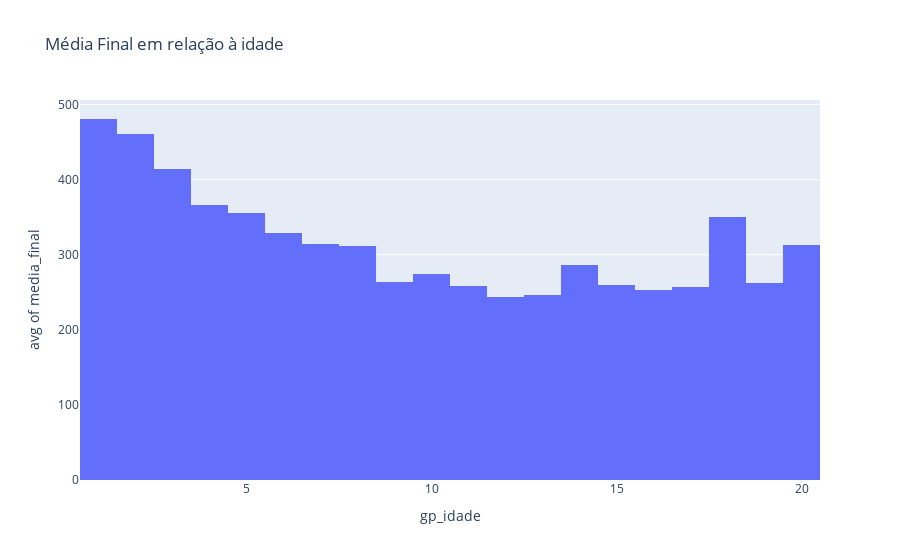

The notebook cell saved with this chart:
### Code cell
fig = px.histogram(sample_df, x='gp_idade', y='media_final', title='Média Final em relação à idade', histfunc='avg',barmode='group')
# Exibir o gráfico interativo
fig.show()

### Figure 1 — Plotly figure (JSON) as saved in the notebook; plotly's stock layout.template omitted (floating-point values rounded to 4 significant figures; data arrays with more than 128 entries replaced by an {"elided": "..."} marker saying what was removed)
{"data": [{"alignmentgroup": "True", "bingroup": "x", "histfunc": "avg", "hovertemplate": "gp_idade=%{x}<br>avg of media_final=%{y}<extra></extra>", "legendgroup": "", "marker": {"color": "#636efa", "pattern": {"shape": ""}}, "name": "", "offsetgroup": "", "orientation": "v", "showlegend": false, "type": "histogram", "x": {"elided": "20000 int values"}, "xaxis": "x", "y": {"elided": "20000 float values"}, "yaxis": "y"}], "layout": {"barmode": "group", "legend": {"tracegroupgap": 0}, "title": {"text": "Média Final em relação à idade"}, "xaxis": {"anchor": "y", "domain": [0, 1], "title": {"text": "gp_idade"}}, "yaxis": {"anchor": "x", "domain": [0, 1], "title": {"text": "avg of media_final"}}}}
